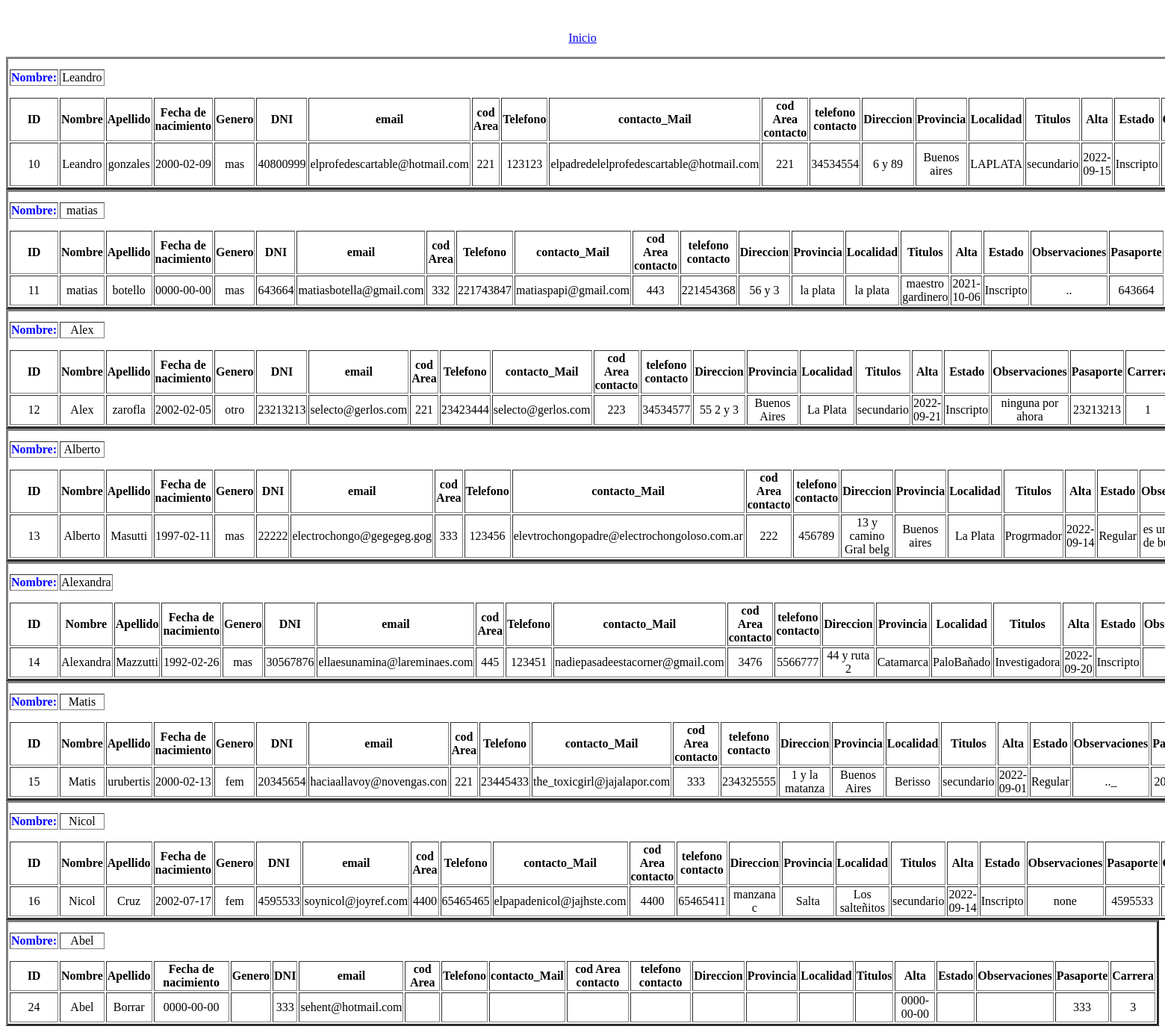
/Controlador/verAlumnos.php, run on an earlier commit of the app's database.
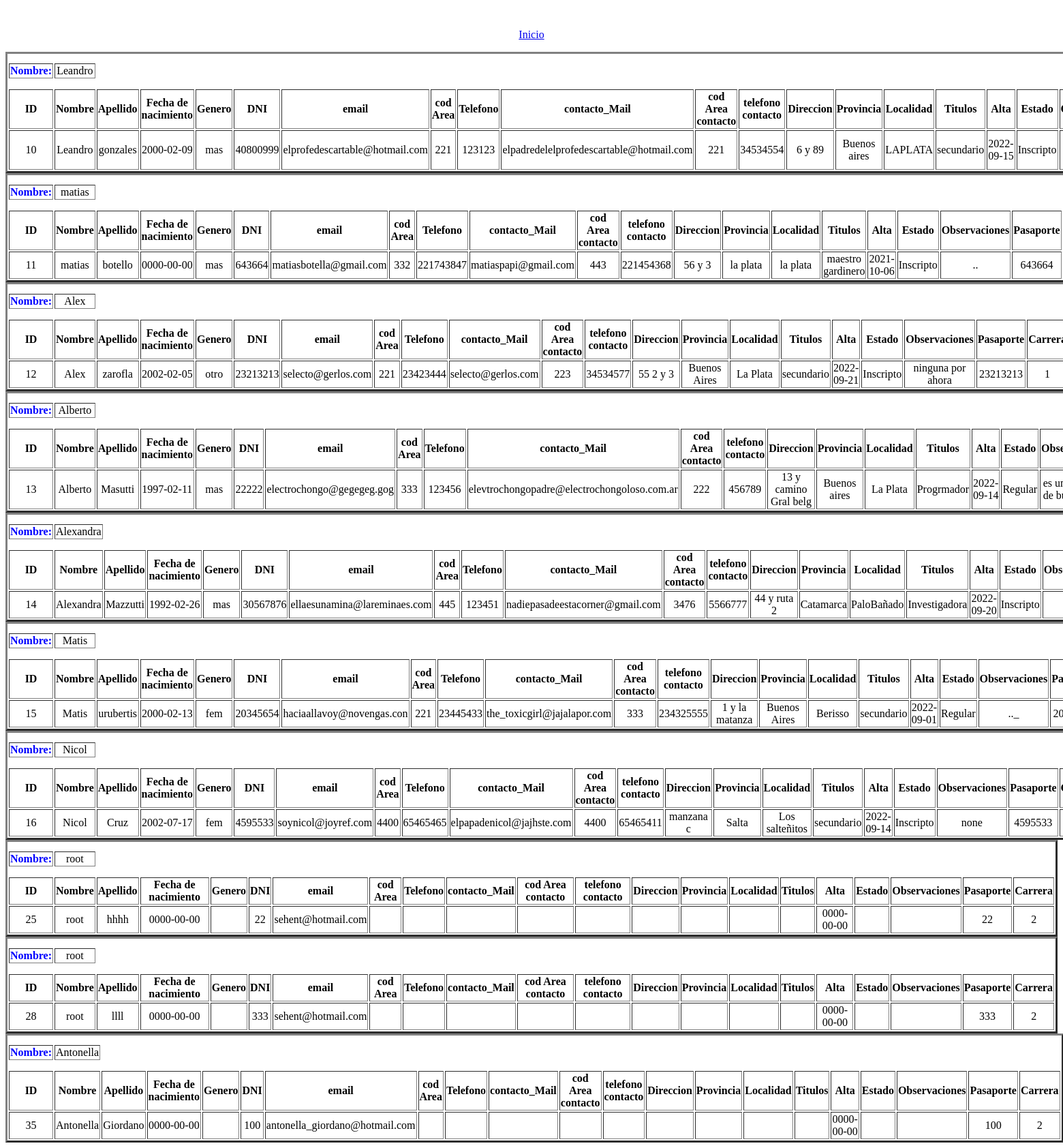
And on a later commit of the database.
### tables this page shows
CREATE TABLE `alumno` (
  `id` int(11) NOT NULL,
  `nombre` varchar(255) NOT NULL,
  `apellido` varchar(255) NOT NULL,
  `fnacimiento` date NOT NULL,
  `genero` varchar(255) NOT NULL,
  `dni` varchar(255) NOT NULL,
  `email` varchar(255) NOT NULL,
  `cod_area` varchar(255) NOT NULL,
  `telefono` varchar(255) NOT NULL,
  `contacto_mail` varchar(255) NOT NULL,
  `cod_area_cont` varchar(255) NOT NULL,
  `telefonocont` varchar(255) NOT NULL,
  `direccion` varchar(255) NOT NULL,
  `provincia` varchar(255) NOT NULL,
  `localidad` varchar(255) NOT NULL,
  `titulos` varchar(255) NOT NULL,
  `fe_alta` date NOT NULL,
  `estado` varchar(255) NOT NULL,
  `observaciones` varchar(255) DEFAULT NULL,
  `pasaporte` varchar(255) DEFAULT NULL,
  `fk_carrera_id` int(11) NOT NULL,
  `pass` varchar(80) DEFAULT NULL,
  `rol` varchar(255) NOT NULL
);

### Controlador/verAlumnos.php (the view, shortened to what this page needs)
<!DOCTYPE html>
<html lang="en">
<head>
</head>
<body>
<br>
  <center><p><a href="index.php">Inicio</a></p></center>
<?php
 include("Conexion.php");
    $consultaAl = "SELECT * FROM alumno";
    $resultado = mysqli_query($conexion,$consultaAl);
        while($consulta = mysqli_fetch_array($resultado)){
            echo "<center> <table border=\"3\">
                <td><font color='blue'><b><center>Nombre:</center></b></font></td>
                <td><center>".$consulta['nombre']."</center></td>
            <tr>
            <tr>
            <td><b><center>ID</center></b></td>
            <td><b><center>Nombre</center></b></td>
            <td><b><center>Apellido</center></b></td>
            <td><b><center>Fecha de nacimiento</center></b></td>
            <td><b><center>Genero</center></b></td>
            <td><b><center>DNI</center></b></td>
            <td><b><center>email</center></b></td>
            <td><b><center>cod Area</center></b></td>
            <td><b><center>Telefono</center></b></td>
            <td><b><center>contacto_Mail</center></b></td>
            <td><b><center>cod Area contacto</center></b></td>
            <td><b><center>telefono contacto</center></b></td>
            <td><b><center>Direccion</center></b></td>
            <td><b><center>Provincia</center></b></td>
            <td><b><center>Localidad</center></b></td>
            <td><b><center>Titulos</center></b></td>
            <td><b><center>Alta</center></b></td>
            <td><b><center>Estado</center></b></td>
            <td><b><center>Observaciones</center></b></td>
            <td><b><center>Pasaporte</center></b></td>
            <td><b><center>Carrera</center></b></td>
            </tr>
            <tr>
            <td><center>".$consulta["id"]."</center></td>
            <td><center>".$consulta["nombre"]."</center></td>
            <td><center>".$consulta["apellido"]."</center></td>
            <td><center>".$consulta["fnacimiento"]."</center></td>
            <td><center>".$consulta["genero"]."</center></td>
            <td><center>".$consulta["dni"]."</center></td>
            <td><center>".$consulta["email"]."</center></td>
            <td><center>".$consulta["cod_area"]."</center></td>
            <td><center>".$consulta["telefono"]."</center></td>
            <td><center>".$consulta["contacto_mail"]."</center></td>
            <td><center>".$consulta["cod_area_cont"]."</center></td>
            <td><center>".$consulta["telefonocont"]."</center></td>
            <td><center>".$consulta["direccion"]."</center></td>
            <td><center>".$consulta["provincia"]."</center></td>
            <td><center>".$consulta["localidad"]."</center></td>
            <td><center>".$consulta["titulos"]."</center></td>
            <td><center>".$consulta["fe_alta"]."</center></td>
            <td><center>".$consulta["estado"]."</center></td>
            <td><center>".$consulta["observaciones"]."</center></td>
            <td><center>".$consulta["dni"]."</center></td>
            <td><center>".$consulta['fk_carrera_id']."</center></td>";
        }
?>
</body>
</html>

What changed in the data, as far as the page shows it:
removed alumno: nombre "Abel", id "24", apellido "Borrar", fnacimiento "0000-00-00", dni "333", email "sehent@hotmail.com", fe_alta "0000-00-00", fk_carrera "3"
added alumno: nombre "root", id "25", apellido "hhhh", fnacimiento "0000-00-00", dni "22", email "sehent@hotmail.com", fe_alta "0000-00-00", fk_carrera "2"
added alumno: nombre "root", id "28", apellido "llll", fnacimiento "0000-00-00", dni "333", email "sehent@hotmail.com", fe_alta "0000-00-00", fk_carrera "2"
added alumno: nombre "Antonella", id "35", apellido "Giordano", fnacimiento "0000-00-00", dni "100", email "antonella_giordano@hotmail.com", fe_alta "0000-00-00", fk_carrera "2"
